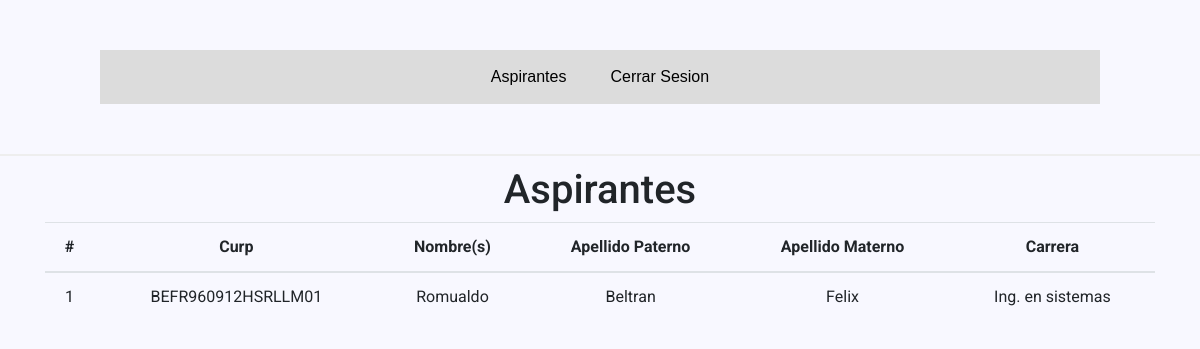
/checkup.php (signed in), run on the app's committed database.
### tables this page shows
CREATE TABLE `users` (
  `id` int(11) NOT NULL,
  `curp` varchar(200) NOT NULL,
  `password` varchar(200) NOT NULL,
  `nombres` varchar(200) NOT NULL,
  `apellido_paterno` varchar(200) NOT NULL,
  `apellido_materno` varchar(200) NOT NULL,
  `tipo` varchar(200) NOT NULL,
  `carrera` varchar(200) NOT NULL
);

### checkup.php (the view, shortened to what this page needs)
<?php
  require 'database.php';
  if (isset($_SESSION['user_id'])) {
    $records = $conn->prepare('SELECT * FROM users WHERE id = :id');
    $records->bindParam(':id', $_SESSION['user_id']);
    $records->execute();
    $results = $records->fetch(PDO::FETCH_ASSOC);
    $user = null;
    if (count($results) > 0) {
      $user = $results;
      $USER_ID = $_SESSION['user_id'];
      $tipousuario = "SELECT tipo FROM users WHERE id = ?";
$consultatipo = $conn->prepare($tipousuario);
$consultatipo->execute(array($USER_ID));
$tipo = $consultatipo->fetch(PDO::FETCH_ASSOC);
    }
  }else if (isset($_SESSION['admin_id'])) {
    $records = $conn->prepare('SELECT * FROM admin WHERE id = :id');
    $records->bindParam(':id', $_SESSION['admin_id']);
    $records->execute();
    $results = $records->fetch(PDO::FETCH_ASSOC);
    $user = null;
    if (count($results) > 0) {
      $user = $results;
      $USER_ID = $_SESSION['admin_id'];
      $tipousuario = "SELECT tipo FROM admin WHERE id = ?";
$consultatipo = $conn->prepare($tipousuario);
$consultatipo->execute(array($USER_ID));
$tipo = $consultatipo->fetch(PDO::FETCH_ASSOC);
    }
  }
?>
<!DOCTYPE html>
<html lang="en">
<head>
    <link rel="stylesheet" href="assets/css/bootstrap.min.css">
    <link rel="stylesheet" href="https://use.fontawesome.com/releases/v5.7.0/css/all.css"
>
    <link rel="stylesheet" href="assets/css/style.css">
</head>
<body>
    <?php if(!empty($user)):?>
      <h1>Aspirantes</h1>
      <div class="container">
        <table class="table">
          <thead>
            <tr>
              <th scope="col">#</th>
              <th scope="col">Curp</th>
              <th scope="col">Nombre(s)</th>
              <th scope="col">Apellido Paterno</th>
              <th scope="col">Apellido Materno</th>
              <th scope="col">Carrera</th>
            </tr>
          </thead>
          <tbody>
            <?php
if($tipo['tipo'] == 1){
$sql = "SELECT * FROM users";
$consulta = $conn->prepare($sql);
$consulta->execute();
}else{
  $sql = "SELECT id,curp, nombres, apellido_paterno, apellido_materno, carrera FROM users WHERE id = ?";
  $consulta = $conn->prepare($sql);
  $consulta->execute(array($USER_ID));
}
 while($mostrar = $consulta->fetch(PDO::FETCH_ASSOC)){
    ?>
        <tr >
            <td  ><?php echo $mostrar['id']?></td>
            <td  ><?php echo $mostrar['curp']?></td>
            <td  ><?php echo $mostrar['nombres']?></td>
            <td ><?php echo $mostrar['apellido_paterno']?></td>
            <td  ><?php echo $mostrar['apellido_materno']?></td>
            <td  ><?php echo $mostrar['carrera']?></td>
        </tr>
        <?php
        }
        ?>
          </tbody>
        </table>
      </div>
    <?php else:
        header("Location: /web-aspirantes/login.php")
    ?>
    <?php endif;?>
</body>
</html>

### assets/css/style.css (style rules this page uses)
body { margin: 0; padding: 0; font-family: 'Roboto', sans-serif; text-align: center; }
header { border-bottom: 2px solid #eee; padding: 20px 0; margin-bottom: 10px; width: 100%; text-align: center; }
header a { text-decoration: none; color: #333; }

### assets/css/stylemenu.css (style rules this page uses)
* { margin: 0; padding: 0; -webkit-box-sizing: border-box; -moz-box-sizing: border-box; box-sizing: border-box; }
.navegacion { width: 1000px; margin: 30px auto; background-color: gainsboro;;; }
body { background-color: ghostwhite; background-image: url("../img/ith.png"); background-repeat: no-repeat; background-position: center; background-size: 300px 300px; }
.navegacion ul { list-style: none; }
.menu >li { position: relative; display: inline-block; }
.menu >li >a { display: block; padding: 15px 20px; color: black; font-family: Verdana, Geneva, Tahoma, sans-serif; text-decoration: none; }

### data on the page
users: id "1", curp "BEFR960912HSRLLM01", nombres "Romualdo", apellido_paterno "Beltran", apellido_materno "Felix", carrera "Ing. en sistemas"
